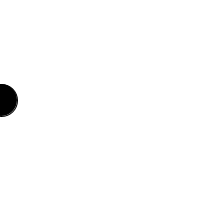
Frame 1 (no input)
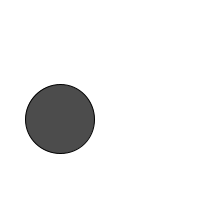
Frame 60 (the mouse pressed at the canvas centre just before this capture)
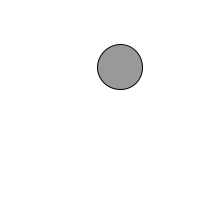
Frame 120 (the mouse held since frame 60 and released just before this capture)

The Processing sketch that drew these frames (run headless with seeded random() and noise(); from frame 60 on, the mouse is pressed at the canvas centre):

// Processing sketch: exercise_5_9
// ── exercise_5_9.pde
int x = 0, d;
float h, theta = 0.0, speed = 1.0;

void setup() {
  size(200, 200);
  h = height/2;
  d = 32;
}
void draw() {
  background(255);
  x = x + (int)speed;
  if ((x > width) || (x < 0)) {
    speed = speed * -1.5;
  }
  stroke(0);
  fill(map(x, 0, width, 0, 255));
  h = map(sin(theta), -1, 1, 0, height);
  ellipse(x, h, d, d);
  theta += 0.05;
  d = (int) map(h, 0, height, 20, 100);
}
